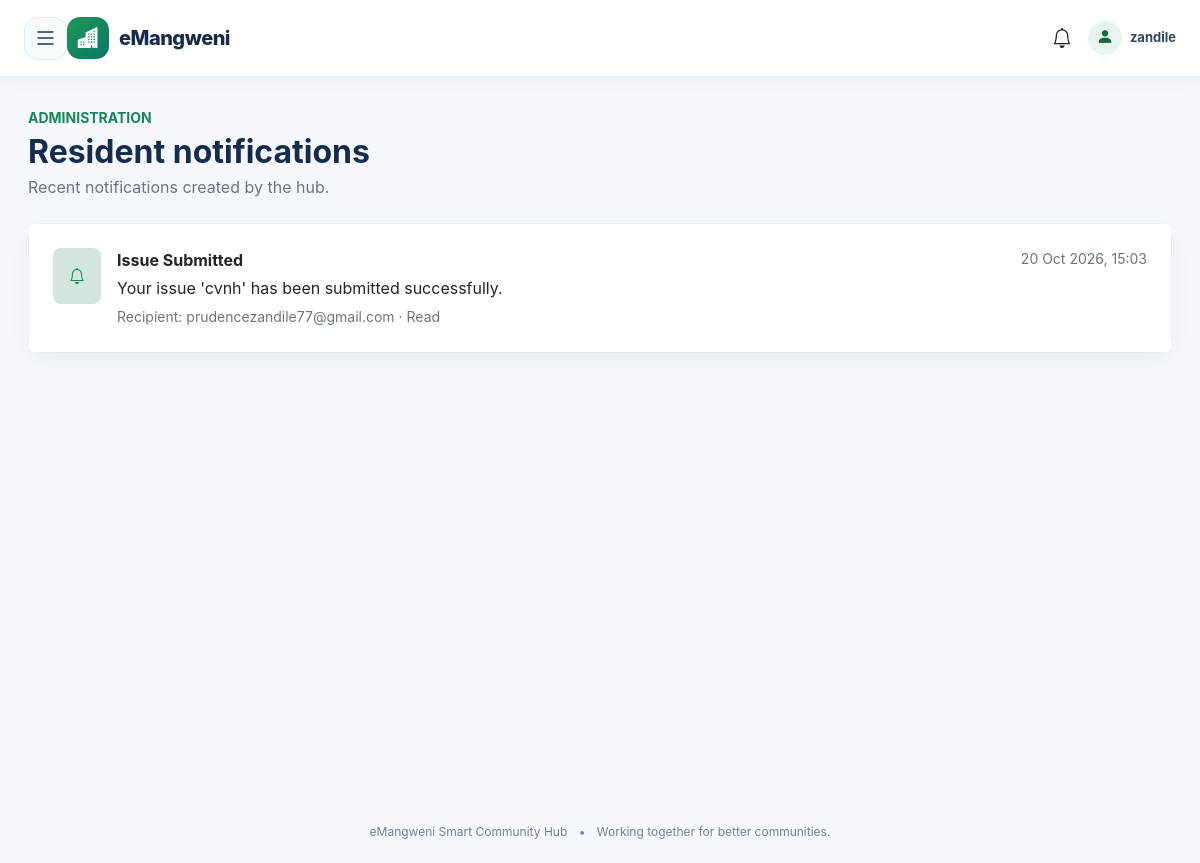
/admin-portal/notifications/ (signed in), run on the app's committed database.
### notifications/models.py (models this page shows, shortened)
class Notification(models.Model):
    user = models.ForeignKey(
        User,
        on_delete=models.CASCADE,
        related_name="notifications"
    )
    title = models.CharField(
        max_length=200
    )
    message = models.TextField()
    is_read = models.BooleanField(
        default=False
    )
    created_at = models.DateTimeField(
        auto_now_add=True
    )
    class Meta:
        ordering = ["-created_at"]

### admin_portal/views.py (the view)
# urls.py: path("notifications/", views.notifications, name="admin-notifications"),
@staff_member_required(login_url="login")
def notifications(request):
    items = Notification.objects.select_related("user").order_by("-created_at")[:100]
    return render(request, "admin_portal/notifications.html", {"items": items})

### notifications/context_processors.py (called while the page is built)
def unread_notifications(request):
    if not request.user.is_authenticated:
        return {"unread_notifications": 0}
    return {
        "unread_notifications": Notification.objects.filter(
            user=request.user,
            is_read=False,
        ).count()
    }

### admin_portal/templates/admin_portal/notifications.html (shortened to what this page needs)
{% extends "base/base.html" %}
{% block content %}
<div class="container-fluid px-0">
    <div class="mb-4"><span class="text-uppercase fw-bold small text-success">Administration</span><h1 class="h2 fw-bold mt-1 mb-1">Resident notifications</h1><p class="text-secondary mb-0">Recent notifications created by the hub.</p></div>
    <section class="card"><div class="list-group list-group-flush">
    {% for item in items %}<div class="list-group-item p-4"><div class="d-flex gap-3"><span class="rounded-3 bg-success-subtle text-success p-3 align-self-start"><i class="bi bi-bell"></i></span><div class="flex-grow-1"><div class="d-flex flex-wrap justify-content-between gap-2"><strong>{{ item.title }}</strong><small class="text-secondary">{{ item.created_at|date:"d M Y, H:i" }}</small></div><p class="mb-1 mt-1">{{ item.message }}</p><small class="text-secondary">Recipient: {{ item.user.username }} · {% if item.is_read %}Read{% else %}Unread{% endif %}</small></div></div></div>
    {% empty %}<div class="text-center text-secondary py-5">No notifications have been created yet.</div>{% endfor %}
    </div></section>
</div>
{% endblock %}

### templates/base/base.html (shortened to what this page needs)
{% load static %}
<!DOCTYPE html>
<html lang="en">
<head>
    <link href="https://cdn.jsdelivr.net/npm/bootstrap@5.3.7/dist/css/bootstrap.min.css" rel="stylesheet">
    <link rel="stylesheet" href="https://cdn.jsdelivr.net/npm/bootstrap-icons@1.11.3/font/bootstrap-icons.min.css">
</head>
<body>
<div id="navbar-wrapper">
    <nav class="navbar navbar-expand-lg navbar-light">
        <div class="container-fluid px-3 px-lg-4">
            {% if user.is_authenticated %}
                <button id="menu-btn" type="button" aria-label="Open navigation menu"
                        aria-controls="sidebar" aria-expanded="false">
                    <i class="bi bi-list"></i>
                </button>
                {% if user.is_staff %}
                    <a class="navbar-brand" href="{% url 'admin-portal-dashboard' %}">
                {% else %}
                    <a class="navbar-brand" href="{% url 'dashboard' %}">
                {% endif %}
                    <span class="navbar-brand-icon"><i class="bi bi-buildings-fill"></i></span>
                    <span>eMangweni</span>
                </a>
                <div class="ms-auto d-flex align-items-center gap-3">
                    {% if user.is_staff %}
                        <a href="{% url 'admin-notifications' %}" class="position-relative text-decoration-none text-dark" aria-label="Open admin notifications">
                            <i class="bi bi-bell fs-5"></i>
                        </a>
                    {% endif %}
                    <span class="navbar-user">
                        <span class="navbar-user-icon"><i class="bi bi-person-fill"></i></span>
                        <span class="username-label">{{ user.get_short_name|default:user.username }}</span>
                    </span>
                </div>
            {% endif %}
        </div>
    </nav>
</div>
<main class="page-content" id="content">
    {% block content %}{% endblock %}
</main>
<footer class="app-footer">
    <span>eMangweni Smart Community Hub</span>
    <span class="mx-2">•</span>
    <span>Working together for better communities.</span>
</footer>
</body>
</html>

### templates/base/base.html (style rules this page uses)
:root { --hub-ink: #172b4d; --hub-muted: #64748b; --hub-green: #16834a; --hub-green-dark: #11683b; --hub-bg: #f4f7fb; --hub-border: #e4eaf1; --hub-sidebar: #102033; --hub-sidebar-soft: #182d43; }
*, *::before, *::after { box-sizing: border-box; }
html { scroll-behavior: smooth; }
body { margin: 0; background: var(--hub-bg); color: var(--hub-ink); font-family: Inter, "Segoe UI", Roboto, Arial, sans-serif; overflow-x: hidden; }
a { text-underline-offset: 3px; }
.navbar { position: sticky; top: 0; z-index: 1030; min-height: 76px; padding: 12px 0; background: rgba(255,255,255,.96) !important; border-bottom: 1px solid var(--hub-border); box-shadow: 0 4px 18px rgba(15, 35, 60, .04); backdrop-filter: blur(12px); }
.navbar-brand { display: inline-flex; align-items: center; gap: 10px; color: var(--hub-ink) !important; font-size: 20px; font-weight: 800; letter-spacing: -.5px; }
.navbar-brand-icon { display: inline-grid; width: 42px; height: 42px; place-items: center; border-radius: 13px; background: linear-gradient(135deg, #1c9957, #0c7668); color: white; font-size: 21px; }
#menu-btn { display: inline-grid; width: 43px; height: 43px; flex-shrink: 0; place-items: center; padding: 0; border: 1px solid var(--hub-border); border-radius: 13px; background: #f7fafc; color: var(--hub-ink); transition: background .2s, color .2s, border-color .2s; }
#menu-btn i { font-size: 24px; line-height: 1; }
.navbar-user { display: inline-flex; align-items: center; gap: 8px; color: #34465c; font-size: 13px; font-weight: 700; }
.navbar-user-icon { display: inline-grid; width: 34px; height: 34px; place-items: center; border-radius: 50%; background: #e7f5ec; color: var(--hub-green-dark); font-size: 17px; }
.page-content { min-height: calc(100vh - 76px); padding: 28px; transition: margin-left .28s ease; }
.app-footer { padding: 22px 16px; color: #738196; text-align: center; font-size: 12px; }
.card { border: 1px solid rgba(222, 230, 239, .8); border-radius: 16px; box-shadow: 0 8px 24px rgba(21, 42, 69, .045); }
@media (min-width: 992px) { #navbar-wrapper { transition: margin-left .28s ease, width .28s ease; } }

### data on the page
Notification: title "Issue Submitted", created_at "20 Oct 2026, 15:03", message "Your issue 'cvnh' has been submitted successfully.", user.username "prudencezandile77@gmail.com", is_read "Read"

### other printed values
{{ user.get_short_name|default:user.username }} "zandile"
